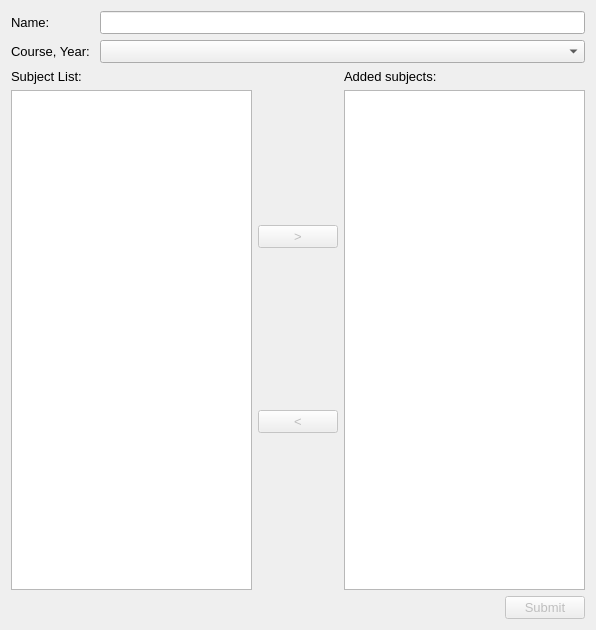
<?xml version="1.0" encoding="UTF-8"?>
<ui version="4.0">
 <class>AddRemoveSubject</class>
 <widget class="QDialog" name="AddRemoveSubject">
  <property name="geometry">
   <rect>
    <x>0</x>
    <y>0</y>
    <width>596</width>
    <height>583</height>
   </rect>
  </property>
  <property name="font">
   <font>
    <family>Arial</family>
    <pointsize>10</pointsize>
   </font>
  </property>
  <property name="windowTitle">
   <string>Add/Remove Subjects (Plan with Friends)</string>
  </property>
  <property name="windowIcon">
   <iconset resource="../../res/resources.qrc">
    <normaloff>:/planner.png</normaloff>:/planner.png</iconset>
  </property>
  <layout class="QVBoxLayout" name="verticalLayout">
   <item>
    <layout class="QFormLayout" name="formLayout">
     <item row="0" column="0">
      <widget class="QLabel" name="nameLbl">
       <property name="text">
        <string>Name:</string>
       </property>
      </widget>
     </item>
     <item row="0" column="1">
      <widget class="QLineEdit" name="nameLineEdit"/>
     </item>
     <item row="1" column="0">
      <widget class="QLabel" name="courseYearLbl">
       <property name="text">
        <string>Course, Year: </string>
       </property>
      </widget>
     </item>
     <item row="1" column="1">
      <widget class="QComboBox" name="courseYearComboBox"/>
     </item>
    </layout>
   </item>
   <item>
    <layout class="QHBoxLayout" name="optionsHorizontalLayout">
     <item>
      <layout class="QVBoxLayout" name="subjectListVerticalLayout">
       <item>
        <widget class="QLabel" name="label">
         <property name="text">
          <string>Subject List:</string>
         </property>
        </widget>
       </item>
       <item>
        <widget class="QListWidget" name="subjectListWidget">
         <property name="minimumSize">
          <size>
           <width>0</width>
           <height>500</height>
          </size>
         </property>
        </widget>
       </item>
      </layout>
     </item>
     <item>
      <layout class="QVBoxLayout" name="addRemoveLayout">
       <item>
        <widget class="QPushButton" name="addBtn">
         <property name="enabled">
          <bool>false</bool>
         </property>
         <property name="text">
          <string>&gt;</string>
         </property>
        </widget>
       </item>
       <item>
        <widget class="QPushButton" name="removeBtn">
         <property name="enabled">
          <bool>false</bool>
         </property>
         <property name="text">
          <string>&lt;</string>
         </property>
        </widget>
       </item>
      </layout>
     </item>
     <item>
      <layout class="QVBoxLayout" name="addedSubjectLayout">
       <item>
        <widget class="QLabel" name="addedSubjectLbl">
         <property name="text">
          <string>Added subjects:</string>
         </property>
        </widget>
       </item>
       <item>
        <widget class="QListWidget" name="addedSubjectListWidget"/>
       </item>
      </layout>
     </item>
    </layout>
   </item>
   <item>
    <layout class="QHBoxLayout" name="planHorizontalLayout">
     <item>
      <spacer name="horizontalSpacer">
       <property name="orientation">
        <enum>Qt::Horizontal</enum>
       </property>
       <property name="sizeHint" stdset="0">
        <size>
         <width>40</width>
         <height>20</height>
        </size>
       </property>
      </spacer>
     </item>
     <item>
      <widget class="QPushButton" name="submitBtn">
       <property name="enabled">
        <bool>false</bool>
       </property>
       <property name="text">
        <string>Submit</string>
       </property>
      </widget>
     </item>
    </layout>
   </item>
  </layout>
 </widget>
 <resources>
  <include location="../../res/resources.qrc"/>
 </resources>
 <connections/>
</ui>
